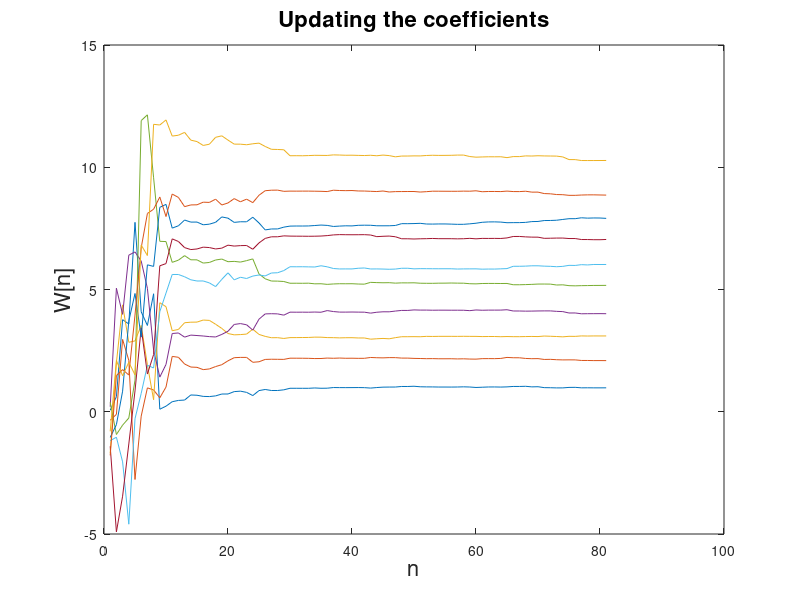
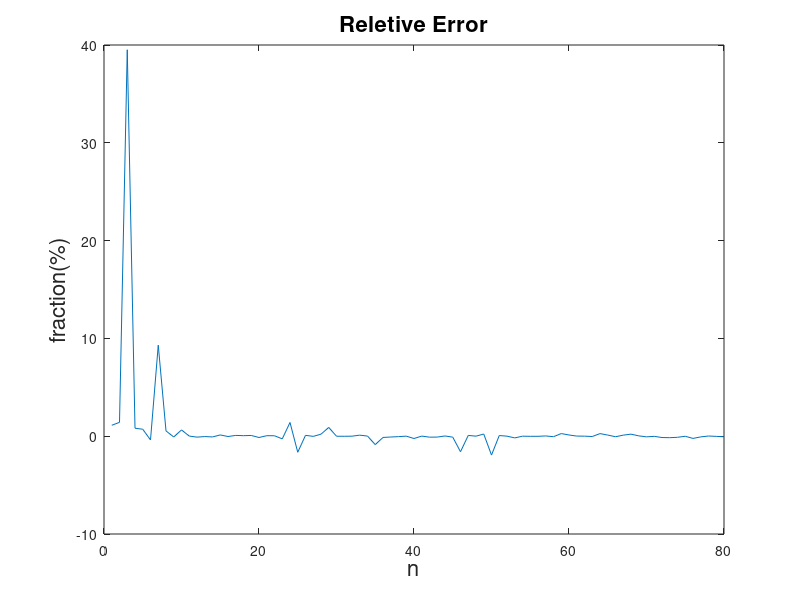

MATLAB code to generate these figures, in order:
clear
%close all

%% toy system parameters
w0 = [1,2,3,4,5,6,7,8,9,10];
S = diag([1, 0.95, 0.9, 0.85, 0.8, 0.75, 0.7, 0.65, 0.6, 0.55]);
V = 1;

%% initializing
wi = normrnd(0,1,[1 10]);
noise = normrnd(0,10,[80,10]);

w_log(1:81,1:10) = 0;
w_log(1,:) = wi;
e_log(1:80) = 0;

P = eye(10,10);

%% Kalman filter procedure
for i = 1:80
    xk = transpose(noise(i,:));
    desire = sum(S*(diag(w0)*xk));
    xk = S*xk;
    error = desire - wi*xk + normrnd(0,V*6);
    gain = P*xk./(transpose(xk)*P*xk + (1*V)^2) ;
    wi = wi + transpose(gain*error);
    P = P - gain*transpose(xk)*P;
    w_log(i+1,:) = wi;
    e_log(i) = (error/(w0*xk));
end

%% plot the result
figure
plot(w_log);
title('Updating the coefficients','FontSize',16)
xlabel('n','FontSize',16)
ylabel('W[n]','FontSize',16)
figure
plot(e_log);
title('Reletive Error','FontSize',16)
xlabel('n','FontSize',16)
ylabel('fraction(%)','FontSize',16)